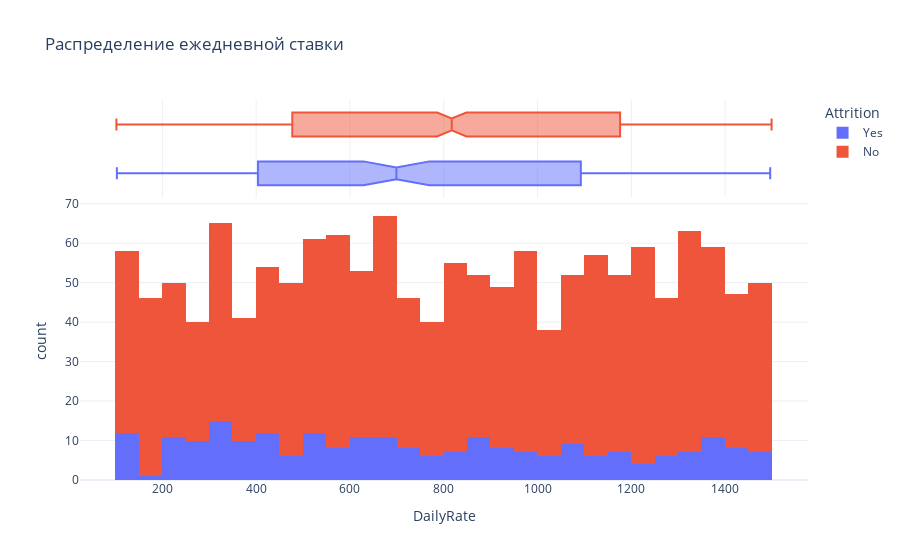

Source (notebook cell):
### Markdown cell above
### Распределение ежедневной ставки

Назначение: Анализ различий в оплате труда между ушедшими и оставшимися сотрудниками.
Смысл: Может указывать на неудовлетворенность уровнем заработной платы как потенциальную причину увольнений.

### Code cell
create_histogram(df, 'DailyRate', 'Распределение ежедневной ставки')

### Figure 1 — Plotly figure (JSON) as saved in the notebook; plotly's stock layout.template omitted (floating-point values rounded to 4 significant figures; data arrays with more than 128 entries replaced by an {"elided": "..."} marker saying what was removed)
{"data": [{"alignmentgroup": "True", "bingroup": "x", "hovertemplate": "Attrition=Yes<br>DailyRate=%{x}<br>count=%{y}<extra></extra>", "legendgroup": "Yes", "marker": {"color": "#636efa", "pattern": {"shape": ""}}, "name": "Yes", "offsetgroup": "Yes", "orientation": "v", "showlegend": true, "type": "histogram", "x": {"elided": "237 int values"}, "xaxis": "x", "yaxis": "y"}, {"alignmentgroup": "True", "hovertemplate": "Attrition=Yes<br>DailyRate=%{x}<extra></extra>", "legendgroup": "Yes", "marker": {"color": "#636efa"}, "name": "Yes", "notched": true, "offsetgroup": "Yes", "showlegend": false, "type": "box", "x": {"elided": "237 int values"}, "xaxis": "x2", "yaxis": "y2"}, {"alignmentgroup": "True", "bingroup": "x", "hovertemplate": "Attrition=No<br>DailyRate=%{x}<br>count=%{y}<extra></extra>", "legendgroup": "No", "marker": {"color": "#EF553B", "pattern": {"shape": ""}}, "name": "No", "offsetgroup": "No", "orientation": "v", "showlegend": true, "type": "histogram", "x": {"elided": "1233 int values"}, "xaxis": "x", "yaxis": "y"}, {"alignmentgroup": "True", "hovertemplate": "Attrition=No<br>DailyRate=%{x}<extra></extra>", "legendgroup": "No", "marker": {"color": "#EF553B"}, "name": "No", "notched": true, "offsetgroup": "No", "showlegend": false, "type": "box", "x": {"elided": "1233 int values"}, "xaxis": "x2", "yaxis": "y2"}], "layout": {"barmode": "relative", "legend": {"title": {"text": "Attrition"}, "tracegroupgap": 0}, "title": {"text": "Распределение ежедневной ставки"}, "xaxis": {"anchor": "y", "domain": [0, 1], "title": {"text": "DailyRate"}}, "xaxis2": {"anchor": "y2", "domain": [0, 1], "matches": "x", "showgrid": true, "showticklabels": false}, "yaxis": {"anchor": "x", "domain": [0, 0.7326], "title": {"text": "count"}}, "yaxis2": {"anchor": "x2", "domain": [0.7426, 1], "matches": "y2", "showgrid": false, "showline": false, "showticklabels": false, "ticks": ""}}}
